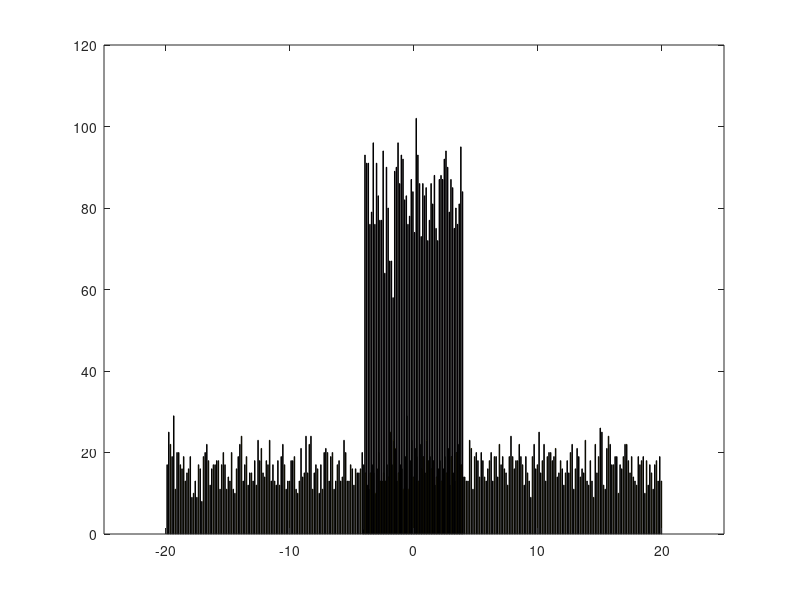

This figure's MATLAB source:
r11 = 8.*rand(5000,1)-4; % 5000 random numbers between -4 and 4
r21 = 40.*rand(5000,1)-20; % 5000 random numbers between -20 and 20
H = [r11 r21]; % putting two vectors in a matrix to show it on same figure
hist(H, 300), xlim([-25.0 25.0]); 